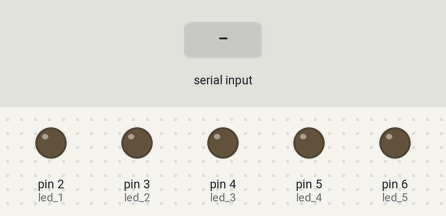
A program run on a simulated Arduino Uno, built with avr-gcc and run on an emulated ATmega328P. Shown: output pins drawn as LEDs (lit = HIGH). Inputs (shaded band) come from the test bench.

Above: at 1.2 s.
1.3 s: "A" received over Serial
At 2.2 s:
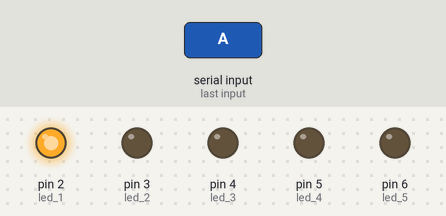
2.8 s: "C" received over Serial
At 3.4 s:
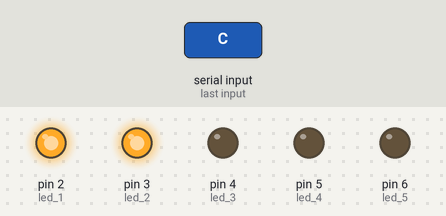
4.3 s: "B" received over Serial
At 5.5 s:
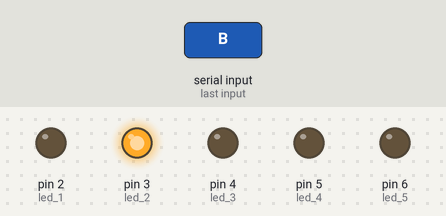
5.8 s: "E" received over Serial
At 6.9 s:
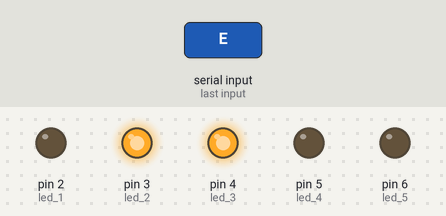
7.3 s: "D" received over Serial
At 8.0 s:
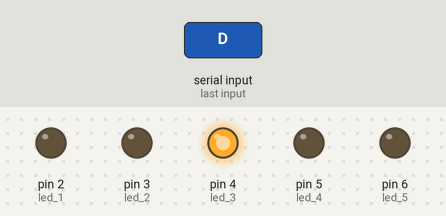
8.8 s: "G" received over Serial
At 9.1 s:
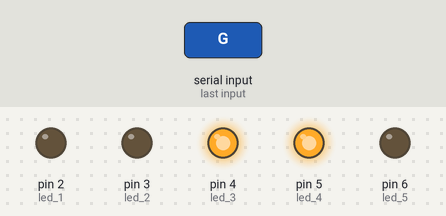
Timing chart, 0 to 11.3 s (numbered marks = the images above; inputs shaded):
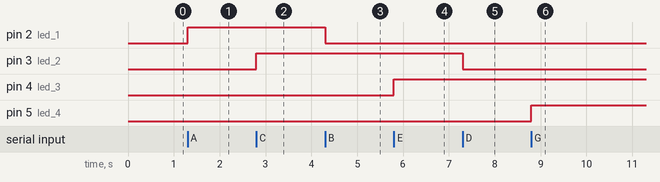

Measured:
- after the input at 1.3 s, pin 2 (led_1): LOW → HIGH at once
- after the input at 2.8 s, pin 3 (led_2): LOW → HIGH at once
- after the input at 4.3 s, pin 2 (led_1): HIGH → LOW at once
- after the input at 5.8 s, pin 4 (led_3): LOW → HIGH at once
- after the input at 7.3 s, pin 3 (led_2): HIGH → LOW at once
- after the input at 8.8 s, pin 5 (led_4): LOW → HIGH at once

The program:

main.cpp
```cpp
#include <Arduino.h>

//Variables asociadas a los dos LEDs que se van a controlar
int led_1 = 2;//Banana
int led_2 = 3;//naranja
int led_3 = 4;//limon
int led_4 = 5;//fresa
int led_5 = 6;//manzana
char valor;  //Variable para indicar que llega una orden

void setup() {

  pinMode(led_1, OUTPUT);
  pinMode(led_2, OUTPUT);
  pinMode(led_3, OUTPUT);
  pinMode(led_4, OUTPUT);
  pinMode(led_5, OUTPUT);
  Serial.begin(9600);
}

void loop() {

  if (Serial.available())  //Si el puerto serie (Bluetooth) está disponible
  {
    valor = Serial.read();  //Lee el dato entrante via Bluetooth
    //Banana
    if (valor == 'A')   //Si el dato que llega es una A
    {
      digitalWrite(led_1, HIGH);  //Enciende el LED 1
    }
    if (valor == 'B')   //Si el dato que llega es una B
    {
      digitalWrite(led_1, LOW);   //Apaga el LED 1
    }
    //Naranja
    if (valor == 'C')   //Si el dato que llega es una B
    {
      digitalWrite(led_2, HIGH);   //Apaga el LED 1
    }
    if (valor == 'D')   //Si el dato que llega es una B
    {
      digitalWrite(led_2, LOW);   //Apaga el LED 1
    }
    //Limon
    if (valor == 'E')   //Si el dato que llega es una B
    {
      digitalWrite(led_3, HIGH);   //Apaga el LED 1
    }
    if (valor == 'F')   //Si el dato que llega es una B
    {
      digitalWrite(led_3, LOW);   //Apaga el LED 1
    }
    //Fresa
    if (valor == 'G')   //Si el dato que llega es una B
    {
      digitalWrite(led_4, HIGH);   //Apaga el LED 1
    }
    if (valor == 'H')   //Si el dato que llega es una B
    {
      digitalWrite(led_4, LOW);   //Apaga el LED 1
    }
    //Manzana
    if (valor == 'I')   //Si el dato que llega es una B
    {
      digitalWrite(led_5, HIGH);   //Apaga el LED 1
    }
    if (valor == 'J')   //Si el dato que llega es una B
    {
      digitalWrite(led_5, LOW);   //Apaga el LED 1
    }

  }
}
```
